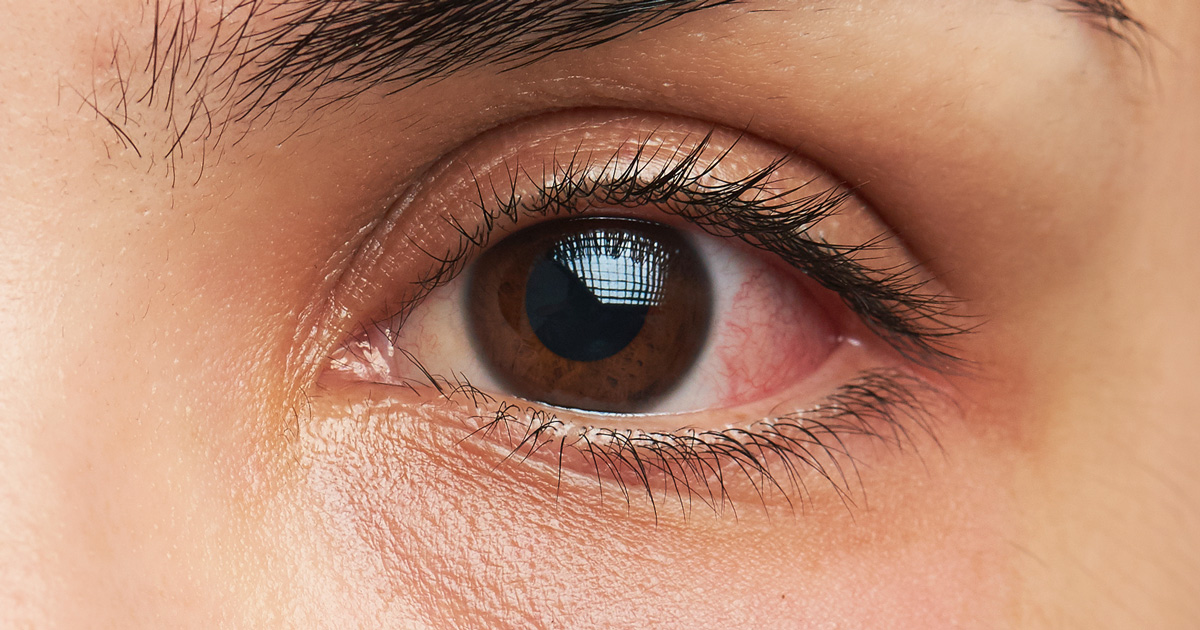
//> input picture data/bigeye0.jpg, 1200 x 630 px
$ ./dominant_color ../data/bigeye0.jpg   (built with g++ and OpenCV 4)
//> lines starting //> are read from the running program, lines starting //| are printed output that depends on the picture; after the words box and inside, x2 and y2 are one past the last pixel; in counts of white or black regions, pixels touching at a corner belong together
#include "stdafx.h"
#include <stdio.h>
#include <opencv2/opencv.hpp>
#include <queue>
#include "opencv2/imgcodecs.hpp"
#include "opencv2/highgui.hpp"
#include <iostream>

using namespace std;
using namespace cv;

typedef struct t_color_node {
    cv::Mat       mean;       // The mean of this node
    cv::Mat       cov;
    uchar         classid;    // The class ID

    t_color_node  *left;
    t_color_node  *right;
} t_color_node;

cv::Mat get_dominant_palette(std::vector<cv::Vec3b> colors) {
    const int tile_size = 64;
    cv::Mat ret = cv::Mat(tile_size, tile_size*colors.size(), CV_8UC3, cv::Scalar(0));

    for(int i=0;i<colors.size();i++) {
        cv::Rect rect(i*tile_size, 0, tile_size, tile_size);
        cv::rectangle(ret, rect, cv::Scalar(colors[i][0], colors[i][1], colors[i][2]), CV_FILLED);
    }

    return ret;
}

std::vector<t_color_node*> get_leaves(t_color_node *root) {
    std::vector<t_color_node*> ret;
    std::queue<t_color_node*> queue;
    queue.push(root);

    while(queue.size() > 0) {
        t_color_node *current = queue.front();
        queue.pop();

        if(current->left && current->right) {
            queue.push(current->left);
            queue.push(current->right);
            continue;
        }

        ret.push_back(current);
    }

    return ret;
}

std::vector<cv::Vec3b> get_dominant_colors(t_color_node *root) {
    std::vector<t_color_node*> leaves = get_leaves(root);
    std::vector<cv::Vec3b> ret;

    for(int i=0;i<leaves.size();i++) {
        cv::Mat mean = leaves[i]->mean;
        ret.push_back(cv::Vec3b(mean.at<double>(0)*255.0f,
                                mean.at<double>(1)*255.0f,
                                mean.at<double>(2)*255.0f));
    }

    return ret;
}

int get_next_classid(t_color_node *root) {
    int maxid = 0;
    std::queue<t_color_node*> queue;
    queue.push(root);

    while(queue.size() > 0) {
        t_color_node* current = queue.front();
        queue.pop();

        if(current->classid > maxid)
            maxid = current->classid;

        if(current->left != NULL)
            queue.push(current->left);

        if(current->right)
            queue.push(current->right);
    }

    return maxid + 1;
}

void get_class_mean_cov(cv::Mat img, cv::Mat classes, t_color_node *node) {
    const int width = img.cols;
    const int height = img.rows;
    const uchar classid = node->classid;

    cv::Mat mean = cv::Mat(3, 1, CV_64FC1, cv::Scalar(0));
    cv::Mat cov = cv::Mat(3, 3, CV_64FC1, cv::Scalar(0));

    // We start out with the average color
    double pixcount = 0;
    for(int y=0;y<height;y++) {
        cv::Vec3b* ptr = img.ptr<cv::Vec3b>(y);
        uchar* ptrClass = classes.ptr<uchar>(y);
        for(int x=0;x<width;x++) {
            if(ptrClass[x] != classid)
                continue;

            cv::Vec3b color = ptr[x];
            cv::Mat scaled = cv::Mat(3, 1, CV_64FC1, cv::Scalar(0));
            scaled.at<double>(0) = color[0]/255.0f;
            scaled.at<double>(1) = color[1]/255.0f;
            scaled.at<double>(2) = color[2]/255.0f;

            mean += scaled;
            cov = cov + (scaled * scaled.t());

            pixcount++;
        }
    }

    cov = cov - (mean * mean.t()) / pixcount;
    mean = mean / pixcount;

    // The node mean and covariance
    node->mean = mean.clone();
    node->cov = cov.clone();

    return;
}

void partition_class(cv::Mat img, cv::Mat classes, uchar nextid, t_color_node *node) {
    const int width = img.cols;
    const int height = img.rows;
    const int classid = node->classid;

    const uchar newidleft = nextid;
    const uchar newidright = nextid+1;

    cv::Mat mean = node->mean;
    cv::Mat cov = node->cov;
    cv::Mat eigenvalues, eigenvectors;
    cv::eigen(cov, eigenvalues, eigenvectors);

    cv::Mat eig = eigenvectors.row(0);
    cv::Mat comparison_value = eig * mean;

    node->left = new t_color_node();
    node->right = new t_color_node();

    node->left->classid = newidleft;
    node->right->classid = newidright;

    // We start out with the average color
    for(int y=0;y<height;y++) {
        cv::Vec3b* ptr = img.ptr<cv::Vec3b>(y);
        uchar* ptrClass = classes.ptr<uchar>(y);
        for(int x=0;x<width;x++) {
            if(ptrClass[x] != classid)
                continue;

            cv::Vec3b color = ptr[x];
            cv::Mat scaled = cv::Mat(3, 1,
                                  CV_64FC1,
                                  cv::Scalar(0));

            scaled.at<double>(0) = color[0]/255.0f;
            scaled.at<double>(1) = color[1]/255.0f;
            scaled.at<double>(2) = color[2]/255.0f;

            cv::Mat this_value = eig * scaled;

            if(this_value.at<double>(0, 0) <= comparison_value.at<double>(0, 0)) {
                ptrClass[x] = newidleft;
            } else {
                ptrClass[x] = newidright;
            }
        }
    }
    return;
}

cv::Mat get_quantized_image(cv::Mat classes, t_color_node *root) {
    std::vector<t_color_node*> leaves = get_leaves(root);

    const int height = classes.rows;
    const int width = classes.cols;
    cv::Mat ret(height, width, CV_8UC3, cv::Scalar(0));

    for(int y=0;y<height;y++) {
        uchar *ptrClass = classes.ptr<uchar>(y);
        cv::Vec3b *ptr = ret.ptr<cv::Vec3b>(y);
        for(int x=0;x<width;x++) {
            uchar pixel_class = ptrClass[x];
            for(int i=0;i<leaves.size();i++) {
                if(leaves[i]->classid == pixel_class) {
                    ptr[x] = cv::Vec3b(leaves[i]->mean.at<double>(0)*255,
                                       leaves[i]->mean.at<double>(1)*255,
                                       leaves[i]->mean.at<double>(2)*255);
                }
            }
        }
    }

    return ret;
}

// [35 lines left out: function get_viewable_image, not called in this run]

t_color_node* get_max_eigenvalue_node(t_color_node *current) {
    double max_eigen = -1;
    cv::Mat eigenvalues, eigenvectors;

    std::queue<t_color_node*> queue;
    queue.push(current);

    t_color_node *ret = current;
    if(!current->left && !current->right)
        return current;

    while(queue.size() > 0) {
        t_color_node *node = queue.front();
        queue.pop();

        if(node->left && node->right) {
            queue.push(node->left);
            queue.push(node->right);
            continue;
        }

        cv::eigen(node->cov, eigenvalues, eigenvectors);
        double val = eigenvalues.at<double>(0);
        if(val > max_eigen) {
            max_eigen = val;
            ret = node;
        }
    }

    return ret;
}

std::vector<cv::Vec3b> find_dominant_colors(cv::Mat img, int count) {
    const int width = img.cols;
    const int height = img.rows;
	printf("Color Count: %d\n", count);
	printf("waiting...\n");

    cv::Mat classes = cv::Mat(height, width, CV_8UC1, cv::Scalar(1));
    t_color_node *root = new t_color_node();
    root->classid = 1;
    root->left = NULL;
    root->right = NULL;
    t_color_node *next = root;
    get_class_mean_cov(img, classes, root);
    for(int i=0;i<count-1;i++) {
		printf("Color %d Found\n", i+1);
        next = get_max_eigenvalue_node(root);
        partition_class(img, classes, get_next_classid(root), next);
        get_class_mean_cov(img, classes, next->left);
        get_class_mean_cov(img, classes, next->right);
    }
	printf("Dominate color(s) found!\n");
    std::vector<cv::Vec3b> colors = get_dominant_colors(root);

	//images to illustrate results
	//cv::Mat viewable = get_viewable_image(classes);
	cv::Mat quantized = get_quantized_image(classes, root);

	//cv::imwrite("./classification.png", viewable);
	cv::imwrite("./quantized.png", quantized);

    return colors;
}

int main(int argc, char** argv) {

	String imageName("../data/lena.jpg"); // by default
	if (argc > 1)
	{
		//I confingured this in Visual Studios debugging command arguments
		imageName = argv[1];
	}

	Mat matImage = imread(imageName);
//> matImage is the input picture: 630 rows x 1200 cols, CV_8UC3; mean B, G, R 110.8, 134.7, 183.3


    if(!matImage.data) {
        printf("Unable to open the file: %s\n", imageName);
        return 1;
    }

	int count = 2;

    std::vector<cv::Vec3b> colors = find_dominant_colors(matImage, count);
//> in get_class_mean_cov, `const uchar classid = node->classid;`: classid = 1
//> the loop in get_class_mean_cov, `for(int y=0;y<height;y++)` made 630 passes
//> pixcount on passes 1 to 3: 1200, 2400, 3600
//> after the loop in get_class_mean_cov, `for(int y=0;y<height;y++)`: mean = [328389.3, 399471, 543376.6]; cov = [[170021.8, 203462.5, 265956.8], [203462.5, 244920.5, 322074.1], [265956.8, 322074.1, 429986.6]]; pixcount = 756000
//> in get_class_mean_cov, `cov = cov - (mean * mean.t()) / pixcount;`: cov = [[27376.9, 29941.3, 29926.3], [29941.3, 33839.7, 34953.5], [29926.3, 34953.5, 39433.6]]
//> in get_class_mean_cov, `mean = mean / pixcount;`: mean = [0.434, 0.528, 0.719]
//> in get_class_mean_cov, `node->cov = cov.clone();`: node->cov has the same summary as cov
//> the loop in find_dominant_colors, `for(int i=0;i<count-1;i++)` made 1 pass
//> (classid in partition_class, newidleft in partition_class, newidright in partition_class, mean in partition_class, eigenvalues in partition_class, eig in partition_class, comparison_value in partition_class, classid in get_class_mean_cov) on pass 1: (1, 2, 3, [0.434, 0.528, 0.719], [97300.5, 3133.8, 215.9], [0.518, 0.587, 0.622], [0.982], 2)
//> pass 1, in find_dominant_colors, `partition_class(img, classes, get_next_classid(root), next);`:
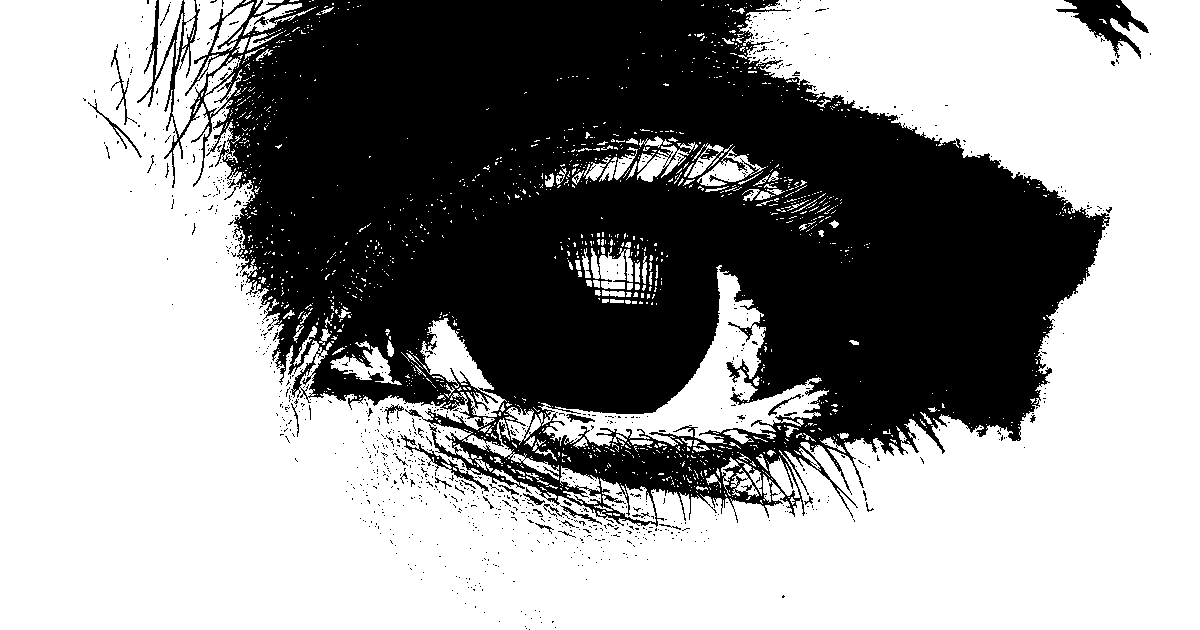
//> classes: 630 rows x 1200 cols, CV_8UC1; values 2 (black) and 3 (white), 60.2% white; 1004 black regions (965 under 20 px), largest, box (x1, y1, x2, y2) and area: (137, 0, 1110, 527) 294141, (1056, 0, 1149, 59) 2003, (400, 434, 489, 492) 515
//> in get_leaves, `queue.push(root);`: queue = 1 item
//> the loop in get_leaves, `while(queue.size() > 0)` made 3 passes
//> in get_dominant_colors, `std::vector<t_color_node*> leaves = get_leaves(root);`: leaves = 2 items
//> the loop in get_dominant_colors, `for(int i=0;i<leaves.size();i++)` made 2 passes
//> mean on passes 1 to 2: [0.238, 0.305, 0.496], [0.565, 0.676, 0.866]
//> in find_dominant_colors, `std::vector<cv::Vec3b> colors = get_dominant_colors(root);`: colors = 2 items: [60, 77, 126], [143, 172, 220]
//> the loop in get_leaves (call 2), `while(queue.size() > 0)` made 3 passes
//> in get_quantized_image, `std::vector<t_color_node*> leaves = get_leaves(root);`: leaves = 2 items
//> after the loop in get_quantized_image, `for(int y=0;y<height;y++)`:
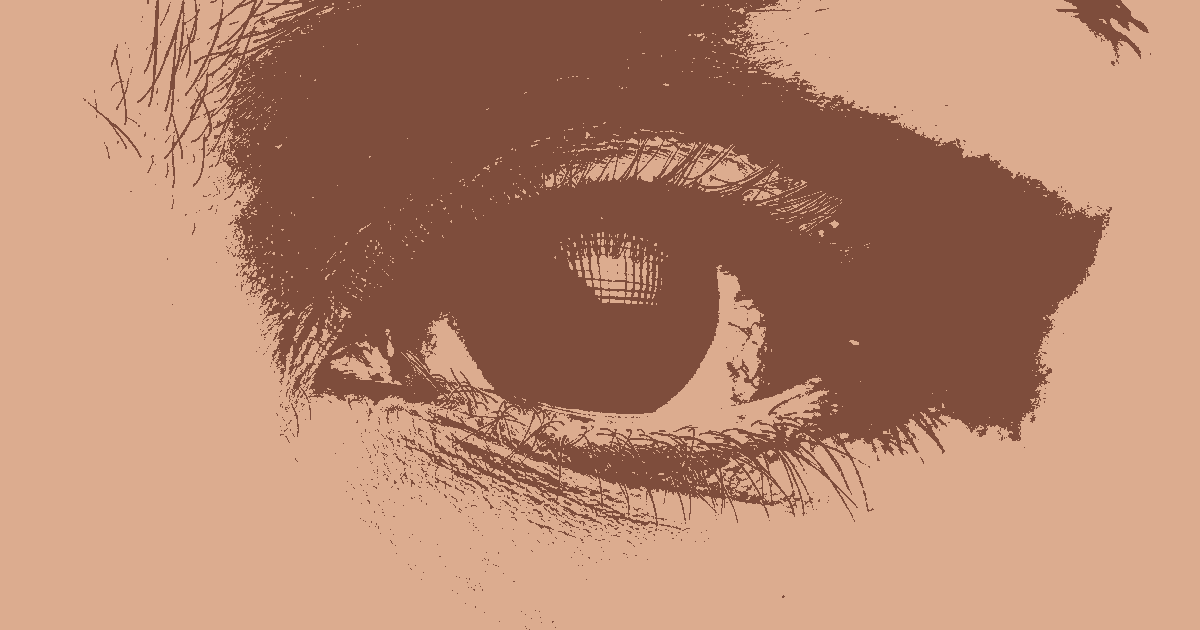
//> ret: 630 rows x 1200 cols, CV_8UC3; mean B, G, R 109.9, 134.2, 182.6
//> colors = 2 items: [60, 77, 126], [143, 172, 220]

	//display original image
	namedWindow("Original Image", WINDOW_AUTOSIZE);
	imshow("Original Image", matImage);

	//display dominate color palette
	cv::Mat dom = get_dominant_palette(colors);
//> in get_dominant_palette, `cv::Mat ret = cv::Mat(tile_size, tile_size*colors.size(), CV_8UC3, cv:..`: ret: 64 rows x 128 cols, CV_8UC3; every value is 0
//> the loop in get_dominant_palette, `for(int i=0;i<colors.size();i++)` made 2 passes
//> after the loop in get_dominant_palette, `for(int i=0;i<colors.size();i++)`:
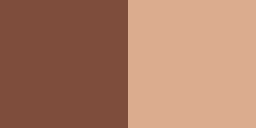
//> ret: 64 rows x 128 cols, CV_8UC3 (shown 2 times larger); mean B, G, R 101.5, 124.5, 173
	cv::imwrite("./palette.png", dom);
	namedWindow("Palette", WINDOW_AUTOSIZE);
	imshow("Palette", dom);
	//wait to close display windows
	waitKey();

    return 0;
}

$ run again, on data/skin0.jpg
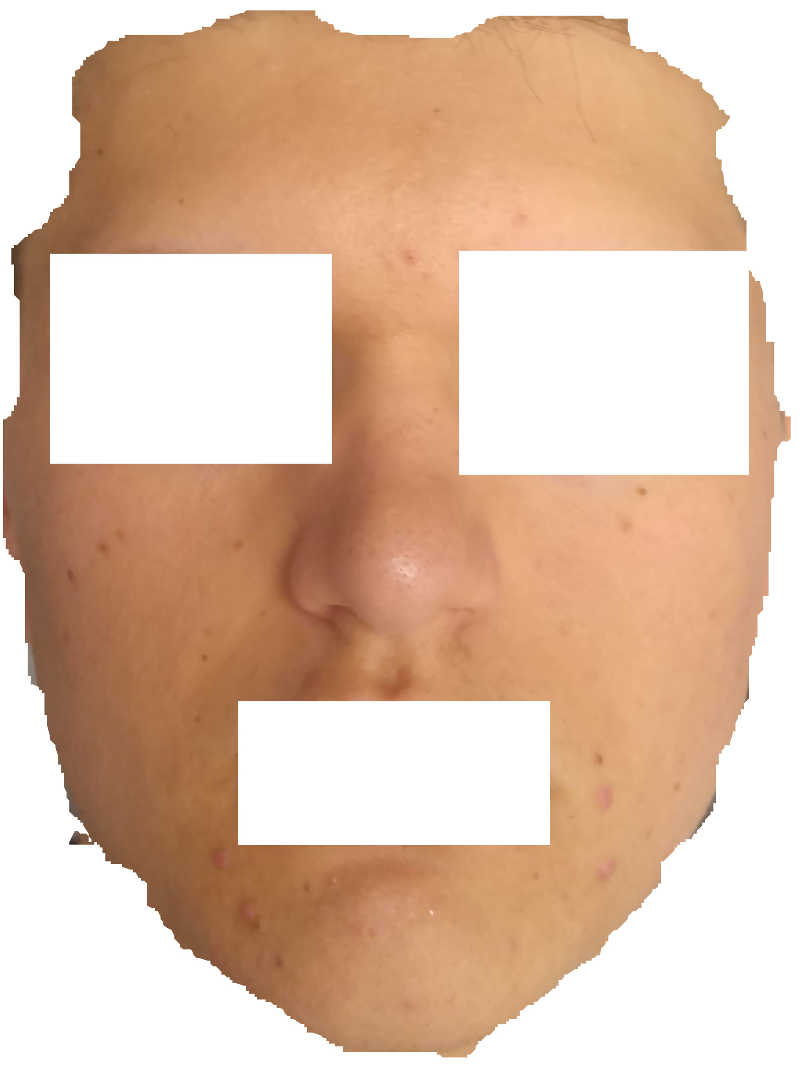
//> input picture data/skin0.jpg, 800 x 1069 px
//> matImage is the input picture: 1069 rows x 800 cols, CV_8UC3; mean B, G, R 168.2, 190.8, 222.4
//> classid = 1
//> the loop in get_class_mean_cov, `for(int y=0;y<height;y++)` made 1069 passes
//> pixcount on passes 1 to 3: 800, 1600, 2400
//> after the loop in get_class_mean_cov, `for(int y=0;y<height;y++)`: mean = [564149.8, 639749, 745960.2]; cov = [[450964.5, 482208.2, 525272.5], [482208.2, 525468.4, 585028.7], [525272.5, 585028.7, 668031.2]]; pixcount = 855200
//> in get_class_mean_cov, `cov = cov - (mean * mean.t()) / pixcount;`: cov = [[78811.8, 60184.9, 33184.9], [60184.9, 46891.6, 26998.7], [33184.9, 26998.7, 17356.9]]
//> in get_class_mean_cov, `mean = mean / pixcount;`: mean = [0.66, 0.748, 0.872]
//> in get_class_mean_cov, `node->cov = cov.clone();`: node->cov has the same summary as cov
//> the loop in find_dominant_colors, `for(int i=0;i<count-1;i++)` made 1 pass
//> (classid in partition_class, newidleft in partition_class, newidright in partition_class, mean in partition_class, eigenvalues in partition_class, eig in partition_class, comparison_value in partition_class, classid in get_class_mean_cov) on pass 1: (1, 2, 3, [0.66, 0.748, 0.872], [140026.4, 2956.6, 77.26], [0.747, 0.578, 0.329], [1.21], 2)
//> pass 1, in find_dominant_colors, `partition_class(img, classes, get_next_classid(root), next);`:
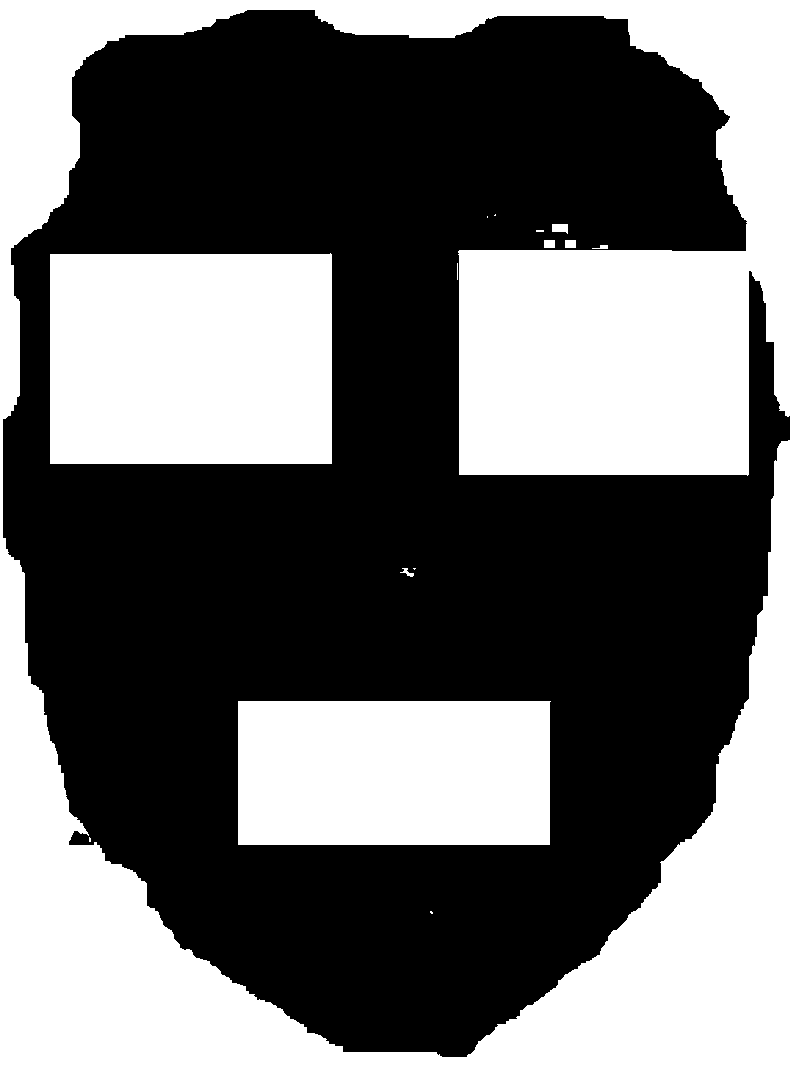
//> classes: 1069 rows x 800 cols, CV_8UC1; values 2 (black) and 3 (white), 43.1% white; 15 white regions (7 under 20 px), largest, box (x1, y1, x2, y2) and area: (0, 0, 800, 1069) 264061, (50, 253, 332, 464) 59221, (238, 701, 551, 845) 44929
//> queue = 1 item
//> the loop in get_leaves, `while(queue.size() > 0)` made 3 passes
//> in get_dominant_colors, `std::vector<t_color_node*> leaves = get_leaves(root);`: leaves = 2 items
//> the loop in get_dominant_colors, `for(int i=0;i<leaves.size();i++)` made 2 passes
//> mean on passes 1 to 2: [0.404, 0.559, 0.776], [0.997, 0.998, 0.999]
//> in find_dominant_colors, `std::vector<cv::Vec3b> colors = get_dominant_colors(root);`: colors = 2 items: [103, 142, 197], [254, 254, 254]
//> the loop in get_leaves (call 2), `while(queue.size() > 0)` made 3 passes
//> in get_quantized_image, `std::vector<t_color_node*> leaves = get_leaves(root);`: leaves = 2 items
//> `std::vector<cv::Vec3b> colors = find_dominant_colors(matImage, count);`: colors = 2 items: [103, 142, 197], [254, 254, 254]
//> the loop in get_dominant_palette, `for(int i=0;i<colors.size();i++)` made 2 passes
//> after the loop in get_dominant_palette, `for(int i=0;i<colors.size();i++)`:
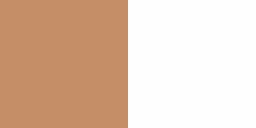
//> ret: 64 rows x 128 cols, CV_8UC3 (shown 2 times larger); mean B, G, R 178.5, 198, 225.5
